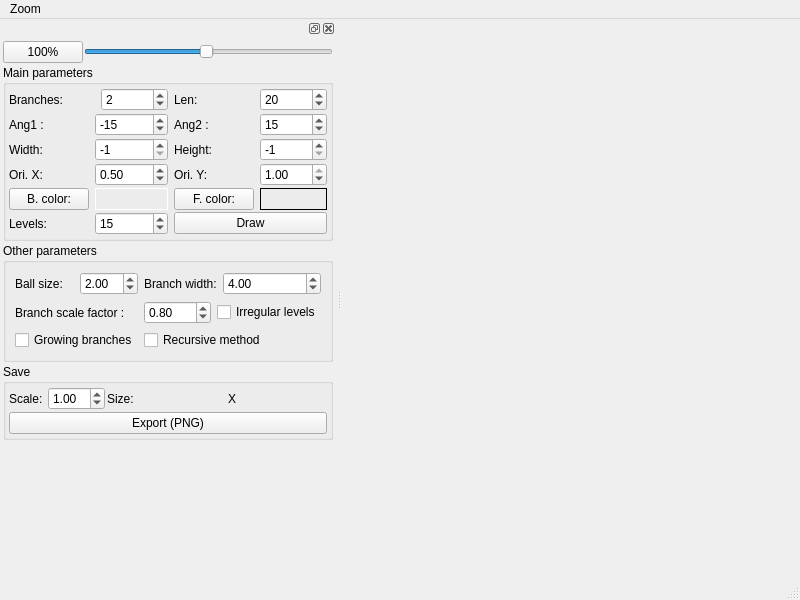
<?xml version="1.0" encoding="UTF-8"?>
<ui version="4.0">
 <class>MainWindow</class>
 <widget class="QMainWindow" name="MainWindow">
  <property name="geometry">
   <rect>
    <x>0</x>
    <y>0</y>
    <width>800</width>
    <height>600</height>
   </rect>
  </property>
  <property name="windowTitle">
   <string>BeautifulTree</string>
  </property>
  <widget class="QWidget" name="centralwidget"/>
  <widget class="QMenuBar" name="menubar">
   <property name="geometry">
    <rect>
     <x>0</x>
     <y>0</y>
     <width>800</width>
     <height>20</height>
    </rect>
   </property>
   <widget class="QMenu" name="menuZoom">
    <property name="title">
     <string>Zoom</string>
    </property>
   </widget>
   <addaction name="menuZoom"/>
  </widget>
  <widget class="QStatusBar" name="statusbar"/>
  <widget class="QDockWidget" name="dockWidget">
   <attribute name="dockWidgetArea">
    <number>1</number>
   </attribute>
   <widget class="QWidget" name="dockWidgetContents">
    <layout class="QVBoxLayout" name="verticalLayout">
     <property name="spacing">
      <number>2</number>
     </property>
     <property name="leftMargin">
      <number>3</number>
     </property>
     <property name="topMargin">
      <number>3</number>
     </property>
     <property name="rightMargin">
      <number>3</number>
     </property>
     <property name="bottomMargin">
      <number>3</number>
     </property>
     <item>
      <layout class="QHBoxLayout" name="horizontalLayout_5">
       <property name="spacing">
        <number>1</number>
       </property>
       <item>
        <widget class="QPushButton" name="pushButton">
         <property name="sizePolicy">
          <sizepolicy hsizetype="Preferred" vsizetype="Fixed">
           <horstretch>0</horstretch>
           <verstretch>0</verstretch>
          </sizepolicy>
         </property>
         <property name="text">
          <string>100%</string>
         </property>
        </widget>
       </item>
       <item>
        <widget class="QSlider" name="horizontalSlider">
         <property name="sizePolicy">
          <sizepolicy hsizetype="MinimumExpanding" vsizetype="Fixed">
           <horstretch>0</horstretch>
           <verstretch>0</verstretch>
          </sizepolicy>
         </property>
         <property name="minimum">
          <number>10</number>
         </property>
         <property name="maximum">
          <number>1010</number>
         </property>
         <property name="value">
          <number>500</number>
         </property>
         <property name="orientation">
          <enum>Qt::Horizontal</enum>
         </property>
        </widget>
       </item>
      </layout>
     </item>
     <item>
      <widget class="QGroupBox" name="groupBox">
       <property name="title">
        <string>Main parameters</string>
       </property>
       <layout class="QGridLayout" name="gridLayout">
        <property name="leftMargin">
         <number>3</number>
        </property>
        <property name="topMargin">
         <number>3</number>
        </property>
        <property name="rightMargin">
         <number>3</number>
        </property>
        <property name="bottomMargin">
         <number>3</number>
        </property>
        <property name="verticalSpacing">
         <number>2</number>
        </property>
        <item row="5" column="0">
         <widget class="QLabel" name="label">
          <property name="text">
           <string>Levels:</string>
          </property>
         </widget>
        </item>
        <item row="5" column="1" colspan="2">
         <widget class="QSpinBox" name="spinBoxLevels">
          <property name="minimum">
           <number>1</number>
          </property>
          <property name="maximum">
           <number>50</number>
          </property>
          <property name="value">
           <number>15</number>
          </property>
         </widget>
        </item>
        <item row="2" column="0">
         <widget class="QLabel" name="label_6">
          <property name="text">
           <string>Width: </string>
          </property>
         </widget>
        </item>
        <item row="2" column="1" colspan="2">
         <widget class="QSpinBox" name="spinBoxW">
          <property name="sizePolicy">
           <sizepolicy hsizetype="MinimumExpanding" vsizetype="Fixed">
            <horstretch>0</horstretch>
            <verstretch>0</verstretch>
           </sizepolicy>
          </property>
          <property name="minimum">
           <number>-1</number>
          </property>
          <property name="maximum">
           <number>999999999</number>
          </property>
          <property name="value">
           <number>-1</number>
          </property>
         </widget>
        </item>
        <item row="1" column="3">
         <widget class="QLabel" name="label_5">
          <property name="text">
           <string>Ang2 :</string>
          </property>
         </widget>
        </item>
        <item row="0" column="0" colspan="2">
         <widget class="QLabel" name="label_2">
          <property name="text">
           <string>Branches:</string>
          </property>
         </widget>
        </item>
        <item row="3" column="0">
         <widget class="QLabel" name="label_11">
          <property name="text">
           <string>Ori. X:</string>
          </property>
         </widget>
        </item>
        <item row="0" column="3">
         <widget class="QLabel" name="label_3">
          <property name="text">
           <string>Len:</string>
          </property>
         </widget>
        </item>
        <item row="5" column="3" colspan="2">
         <widget class="QPushButton" name="pBDraw">
          <property name="text">
           <string>Draw</string>
          </property>
         </widget>
        </item>
        <item row="1" column="0">
         <widget class="QLabel" name="label_4">
          <property name="text">
           <string>Ang1 :</string>
          </property>
         </widget>
        </item>
        <item row="2" column="4">
         <widget class="QSpinBox" name="spinBoxH">
          <property name="sizePolicy">
           <sizepolicy hsizetype="MinimumExpanding" vsizetype="Fixed">
            <horstretch>0</horstretch>
            <verstretch>0</verstretch>
           </sizepolicy>
          </property>
          <property name="minimum">
           <number>-1</number>
          </property>
          <property name="maximum">
           <number>999999999</number>
          </property>
          <property name="value">
           <number>-1</number>
          </property>
         </widget>
        </item>
        <item row="4" column="0">
         <widget class="QPushButton" name="pushButtonBColor">
          <property name="text">
           <string>B. color:</string>
          </property>
         </widget>
        </item>
        <item row="1" column="1" colspan="2">
         <widget class="QSpinBox" name="spinBoxAng1">
          <property name="sizePolicy">
           <sizepolicy hsizetype="MinimumExpanding" vsizetype="Fixed">
            <horstretch>0</horstretch>
            <verstretch>0</verstretch>
           </sizepolicy>
          </property>
          <property name="minimum">
           <number>-90</number>
          </property>
          <property name="maximum">
           <number>90</number>
          </property>
          <property name="value">
           <number>-15</number>
          </property>
         </widget>
        </item>
        <item row="2" column="3">
         <widget class="QLabel" name="label_7">
          <property name="text">
           <string>Height: </string>
          </property>
         </widget>
        </item>
        <item row="0" column="4">
         <widget class="QSpinBox" name="spinBoxLen">
          <property name="sizePolicy">
           <sizepolicy hsizetype="MinimumExpanding" vsizetype="Fixed">
            <horstretch>0</horstretch>
            <verstretch>0</verstretch>
           </sizepolicy>
          </property>
          <property name="minimum">
           <number>1</number>
          </property>
          <property name="maximum">
           <number>999999999</number>
          </property>
          <property name="value">
           <number>20</number>
          </property>
         </widget>
        </item>
        <item row="3" column="4">
         <widget class="QDoubleSpinBox" name="doubleSpinBoxCy">
          <property name="sizePolicy">
           <sizepolicy hsizetype="MinimumExpanding" vsizetype="Fixed">
            <horstretch>0</horstretch>
            <verstretch>0</verstretch>
           </sizepolicy>
          </property>
          <property name="maximum">
           <double>1.000000000000000</double>
          </property>
          <property name="singleStep">
           <double>0.100000000000000</double>
          </property>
          <property name="value">
           <double>1.000000000000000</double>
          </property>
         </widget>
        </item>
        <item row="0" column="2">
         <widget class="QSpinBox" name="spinBoxBranches">
          <property name="sizePolicy">
           <sizepolicy hsizetype="MinimumExpanding" vsizetype="Fixed">
            <horstretch>0</horstretch>
            <verstretch>0</verstretch>
           </sizepolicy>
          </property>
          <property name="minimum">
           <number>1</number>
          </property>
          <property name="maximum">
           <number>8</number>
          </property>
          <property name="value">
           <number>2</number>
          </property>
         </widget>
        </item>
        <item row="3" column="1" colspan="2">
         <widget class="QDoubleSpinBox" name="doubleSpinBoxCx">
          <property name="sizePolicy">
           <sizepolicy hsizetype="MinimumExpanding" vsizetype="Fixed">
            <horstretch>0</horstretch>
            <verstretch>0</verstretch>
           </sizepolicy>
          </property>
          <property name="maximum">
           <double>1.000000000000000</double>
          </property>
          <property name="singleStep">
           <double>0.100000000000000</double>
          </property>
          <property name="value">
           <double>0.500000000000000</double>
          </property>
         </widget>
        </item>
        <item row="1" column="4">
         <widget class="QSpinBox" name="spinBoxAng2">
          <property name="sizePolicy">
           <sizepolicy hsizetype="MinimumExpanding" vsizetype="Fixed">
            <horstretch>0</horstretch>
            <verstretch>0</verstretch>
           </sizepolicy>
          </property>
          <property name="minimum">
           <number>-90</number>
          </property>
          <property name="maximum">
           <number>90</number>
          </property>
          <property name="value">
           <number>15</number>
          </property>
         </widget>
        </item>
        <item row="3" column="3">
         <widget class="QLabel" name="label_12">
          <property name="text">
           <string>Ori. Y:</string>
          </property>
         </widget>
        </item>
        <item row="4" column="4">
         <widget class="QLabel" name="labelFColor">
          <property name="palette">
           <palette>
            <active>
             <colorrole role="Base">
              <brush brushstyle="SolidPattern">
               <color alpha="255">
                <red>51</red>
                <green>51</green>
                <blue>51</blue>
               </color>
              </brush>
             </colorrole>
             <colorrole role="Window">
              <brush brushstyle="SolidPattern">
               <color alpha="255">
                <red>139</red>
                <green>139</green>
                <blue>139</blue>
               </color>
              </brush>
             </colorrole>
            </active>
            <inactive>
             <colorrole role="Base">
              <brush brushstyle="SolidPattern">
               <color alpha="255">
                <red>51</red>
                <green>51</green>
                <blue>51</blue>
               </color>
              </brush>
             </colorrole>
             <colorrole role="Window">
              <brush brushstyle="SolidPattern">
               <color alpha="255">
                <red>139</red>
                <green>139</green>
                <blue>139</blue>
               </color>
              </brush>
             </colorrole>
            </inactive>
            <disabled>
             <colorrole role="Base">
              <brush brushstyle="SolidPattern">
               <color alpha="255">
                <red>139</red>
                <green>139</green>
                <blue>139</blue>
               </color>
              </brush>
             </colorrole>
             <colorrole role="Window">
              <brush brushstyle="SolidPattern">
               <color alpha="255">
                <red>139</red>
                <green>139</green>
                <blue>139</blue>
               </color>
              </brush>
             </colorrole>
            </disabled>
           </palette>
          </property>
          <property name="frameShape">
           <enum>QFrame::Box</enum>
          </property>
          <property name="text">
           <string/>
          </property>
         </widget>
        </item>
        <item row="4" column="3">
         <widget class="QPushButton" name="pushButtonFColor">
          <property name="text">
           <string>F. color:</string>
          </property>
         </widget>
        </item>
        <item row="4" column="1" colspan="2">
         <widget class="QLabel" name="labelBColor">
          <property name="sizePolicy">
           <sizepolicy hsizetype="MinimumExpanding" vsizetype="Preferred">
            <horstretch>0</horstretch>
            <verstretch>0</verstretch>
           </sizepolicy>
          </property>
          <property name="palette">
           <palette>
            <active>
             <colorrole role="WindowText">
              <brush brushstyle="SolidPattern">
               <color alpha="255">
                <red>255</red>
                <green>255</green>
                <blue>255</blue>
               </color>
              </brush>
             </colorrole>
             <colorrole role="Base">
              <brush brushstyle="SolidPattern">
               <color alpha="255">
                <red>51</red>
                <green>51</green>
                <blue>51</blue>
               </color>
              </brush>
             </colorrole>
             <colorrole role="Window">
              <brush brushstyle="SolidPattern">
               <color alpha="255">
                <red>0</red>
                <green>0</green>
                <blue>0</blue>
               </color>
              </brush>
             </colorrole>
            </active>
            <inactive>
             <colorrole role="WindowText">
              <brush brushstyle="SolidPattern">
               <color alpha="255">
                <red>255</red>
                <green>255</green>
                <blue>255</blue>
               </color>
              </brush>
             </colorrole>
             <colorrole role="Base">
              <brush brushstyle="SolidPattern">
               <color alpha="255">
                <red>51</red>
                <green>51</green>
                <blue>51</blue>
               </color>
              </brush>
             </colorrole>
             <colorrole role="Window">
              <brush brushstyle="SolidPattern">
               <color alpha="255">
                <red>0</red>
                <green>0</green>
                <blue>0</blue>
               </color>
              </brush>
             </colorrole>
            </inactive>
            <disabled>
             <colorrole role="WindowText">
              <brush brushstyle="SolidPattern">
               <color alpha="127">
                <red>255</red>
                <green>255</green>
                <blue>255</blue>
               </color>
              </brush>
             </colorrole>
             <colorrole role="Base">
              <brush brushstyle="SolidPattern">
               <color alpha="255">
                <red>0</red>
                <green>0</green>
                <blue>0</blue>
               </color>
              </brush>
             </colorrole>
             <colorrole role="Window">
              <brush brushstyle="SolidPattern">
               <color alpha="255">
                <red>0</red>
                <green>0</green>
                <blue>0</blue>
               </color>
              </brush>
             </colorrole>
            </disabled>
           </palette>
          </property>
          <property name="frameShape">
           <enum>QFrame::Box</enum>
          </property>
          <property name="frameShadow">
           <enum>QFrame::Plain</enum>
          </property>
          <property name="text">
           <string/>
          </property>
          <property name="margin">
           <number>0</number>
          </property>
         </widget>
        </item>
       </layout>
      </widget>
     </item>
     <item>
      <widget class="QGroupBox" name="groupBox_2">
       <property name="title">
        <string>Other parameters</string>
       </property>
       <layout class="QGridLayout" name="gridLayout_2">
        <item row="0" column="0">
         <widget class="QLabel" name="label_8">
          <property name="text">
           <string>Ball size:</string>
          </property>
         </widget>
        </item>
        <item row="0" column="1">
         <widget class="QDoubleSpinBox" name="doubleSpinBoxBallSize">
          <property name="singleStep">
           <double>0.100000000000000</double>
          </property>
          <property name="value">
           <double>2.000000000000000</double>
          </property>
         </widget>
        </item>
        <item row="0" column="2" colspan="2">
         <widget class="QLabel" name="label_9">
          <property name="text">
           <string>Branch width:</string>
          </property>
         </widget>
        </item>
        <item row="0" column="4">
         <widget class="QDoubleSpinBox" name="doubleSpinBoxBranchWidth">
          <property name="sizePolicy">
           <sizepolicy hsizetype="MinimumExpanding" vsizetype="Fixed">
            <horstretch>0</horstretch>
            <verstretch>0</verstretch>
           </sizepolicy>
          </property>
          <property name="singleStep">
           <double>0.100000000000000</double>
          </property>
          <property name="value">
           <double>4.000000000000000</double>
          </property>
         </widget>
        </item>
        <item row="1" column="0" colspan="2">
         <widget class="QLabel" name="label_10">
          <property name="text">
           <string>Branch scale factor :</string>
          </property>
         </widget>
        </item>
        <item row="1" column="2">
         <widget class="QDoubleSpinBox" name="doubleSpinBoxBranchSf">
          <property name="sizePolicy">
           <sizepolicy hsizetype="MinimumExpanding" vsizetype="Fixed">
            <horstretch>0</horstretch>
            <verstretch>0</verstretch>
           </sizepolicy>
          </property>
          <property name="minimum">
           <double>0.100000000000000</double>
          </property>
          <property name="singleStep">
           <double>0.010000000000000</double>
          </property>
          <property name="value">
           <double>0.800000000000000</double>
          </property>
         </widget>
        </item>
        <item row="1" column="3" colspan="2">
         <widget class="QCheckBox" name="checkBoxIrregularLevels">
          <property name="text">
           <string>Irregular levels</string>
          </property>
          <property name="checked">
           <bool>false</bool>
          </property>
         </widget>
        </item>
        <item row="2" column="0" colspan="2">
         <widget class="QCheckBox" name="checkBoxGrowingBrances">
          <property name="text">
           <string>Growing branches</string>
          </property>
         </widget>
        </item>
        <item row="2" column="2" colspan="3">
         <widget class="QCheckBox" name="checkBoxRecursive">
          <property name="text">
           <string>Recursive method</string>
          </property>
         </widget>
        </item>
       </layout>
      </widget>
     </item>
     <item>
      <widget class="QGroupBox" name="groupBox_3">
       <property name="title">
        <string>Save</string>
       </property>
       <layout class="QGridLayout" name="gridLayout_3">
        <property name="leftMargin">
         <number>3</number>
        </property>
        <property name="topMargin">
         <number>3</number>
        </property>
        <property name="rightMargin">
         <number>3</number>
        </property>
        <property name="bottomMargin">
         <number>3</number>
        </property>
        <property name="spacing">
         <number>2</number>
        </property>
        <item row="1" column="0">
         <widget class="QPushButton" name="pushButtonSave">
          <property name="text">
           <string>Export (PNG)</string>
          </property>
         </widget>
        </item>
        <item row="0" column="0">
         <layout class="QHBoxLayout" name="horizontalLayout_7">
          <property name="spacing">
           <number>2</number>
          </property>
          <item>
           <widget class="QLabel" name="label_14">
            <property name="text">
             <string>Scale: </string>
            </property>
           </widget>
          </item>
          <item>
           <widget class="QDoubleSpinBox" name="doubleSpinBoxSf">
            <property name="minimum">
             <double>0.100000000000000</double>
            </property>
            <property name="singleStep">
             <double>0.100000000000000</double>
            </property>
            <property name="value">
             <double>1.000000000000000</double>
            </property>
           </widget>
          </item>
          <item>
           <widget class="QLabel" name="label_15">
            <property name="text">
             <string>Size:</string>
            </property>
           </widget>
          </item>
          <item>
           <widget class="QLabel" name="labelCanvasW">
            <property name="sizePolicy">
             <sizepolicy hsizetype="MinimumExpanding" vsizetype="Preferred">
              <horstretch>0</horstretch>
              <verstretch>0</verstretch>
             </sizepolicy>
            </property>
            <property name="text">
             <string/>
            </property>
            <property name="alignment">
             <set>Qt::AlignCenter</set>
            </property>
           </widget>
          </item>
          <item>
           <widget class="QLabel" name="label_13">
            <property name="text">
             <string>X</string>
            </property>
           </widget>
          </item>
          <item>
           <widget class="QLabel" name="labelCanvasH">
            <property name="sizePolicy">
             <sizepolicy hsizetype="MinimumExpanding" vsizetype="Preferred">
              <horstretch>0</horstretch>
              <verstretch>0</verstretch>
             </sizepolicy>
            </property>
            <property name="text">
             <string/>
            </property>
            <property name="alignment">
             <set>Qt::AlignCenter</set>
            </property>
           </widget>
          </item>
         </layout>
        </item>
       </layout>
      </widget>
     </item>
     <item>
      <spacer name="verticalSpacer">
       <property name="orientation">
        <enum>Qt::Vertical</enum>
       </property>
       <property name="sizeHint" stdset="0">
        <size>
         <width>20</width>
         <height>40</height>
        </size>
       </property>
      </spacer>
     </item>
    </layout>
   </widget>
  </widget>
 </widget>
 <resources/>
 <connections/>
</ui>
